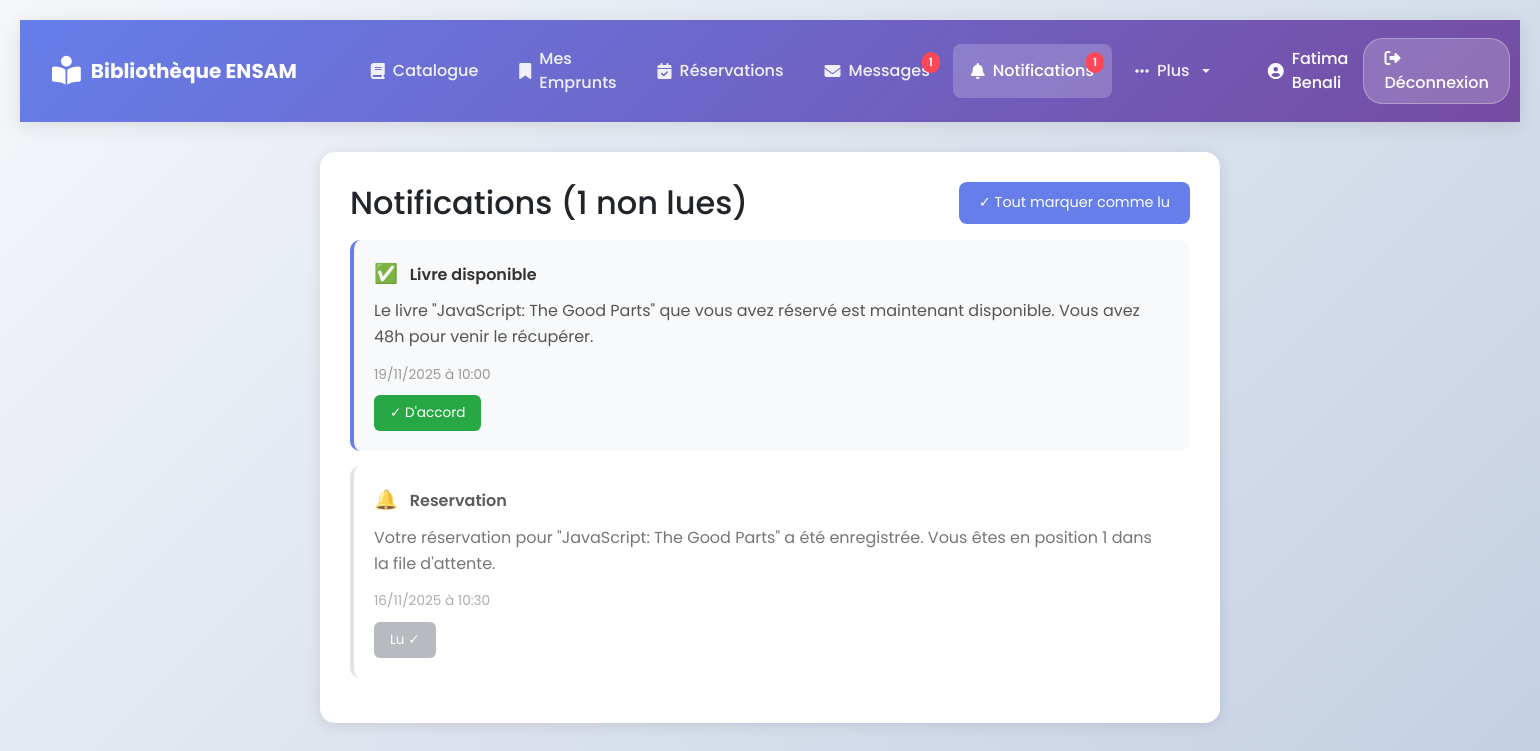
Screenshot of /views/etudiant/notifications.php (signed in) with the database file from the repository.
### tables this page shows
CREATE TABLE notification (
  id_notification INT AUTO_INCREMENT PRIMARY KEY,
  id_etudiant INT NOT NULL,
  id_admin INT,
  type ENUM('rappel_retour', 'alerte_retard', 'livre_disponible', 'compte_bloque', 'information', 'demande_emprunt', 'reservation') NOT NULL,
  message TEXT NOT NULL,
  date_envoi DATETIME DEFAULT CURRENT_TIMESTAMP,
  lu BOOLEAN DEFAULT FALSE,
  FOREIGN KEY (id_etudiant) REFERENCES etudiant(id_etudiant) ON DELETE CASCADE,
  FOREIGN KEY (id_admin) REFERENCES admin(id_admin) ON DELETE SET NULL
);

### views/etudiant/notifications.php (the view, shortened to what this page needs)
<?php
require_once '../../config/config.php';
require_once '../../views/etudiant/nav-etudiant.php';
$id_etudiant = $_SESSION['user_id'];
$stmt_notifications = $pdo->prepare("
    SELECT * FROM notification
    WHERE id_etudiant = ?
    ORDER BY date_envoi DESC
");
$stmt_notifications->execute([$id_etudiant]);
$notifications = $stmt_notifications->fetchAll(PDO::FETCH_ASSOC);
$stmt_count = $pdo->prepare("
    SELECT COUNT(*) as count FROM notification
    WHERE id_etudiant = ? AND lu = FALSE
");
$stmt_count->execute([$id_etudiant]);
$count_non_lues = $stmt_count->fetch(PDO::FETCH_ASSOC)['count'];
?>
<!DOCTYPE html>
<html lang="fr">
<head>
    <link href="https://cdn.jsdelivr.net/npm/bootstrap@5.3.0/dist/css/bootstrap.min.css" rel="stylesheet">
    <link rel="stylesheet" href="https://cdnjs.cloudflare.com/ajax/libs/font-awesome/6.4.0/css/all.min.css">
    <link rel="stylesheet" href="../../assets/css/etudiant/notifications.css">
</head>
<body>
<div class="panel">
    <div class="d-flex justify-content-between align-items-center mb-3">
        <h2 class="mb-0">Notifications (<?php echo $count_non_lues; ?> non lues)</h2>
        <?php if ($count_non_lues > 0): ?>
            <form method="POST" class="d-inline">
                <button type="submit" class="btn-mark-all">
                    ✓ Tout marquer comme lu
                </button>
            </form>
        <?php endif; ?>
    </div>
    <?php if (count($notifications) > 0): ?>
        <?php foreach ($notifications as $notif):
            $read_class = $notif['lu'] ? 'read' : '';
            $icon = '🔔';
            switch ($notif['type']) {
                case 'livre_disponible':
                    $icon = '✅';
                    break;
            }
        ?>
            <div class="notification-card <?php echo $read_class; ?>">
                <div class="notif-header">
                    <span>
                        <span class="notif-icon"><?php echo $icon; ?></span>
                        <?php echo ucfirst(str_replace('_', ' ', $notif['type'])); ?>
                    </span>
                </div>
                <p class="notif-text"><?php echo nl2br(htmlspecialchars($notif['message'])); ?></p>
                <span class="notif-time">
                    <?php
                        $date = strtotime($notif['date_envoi']);
                        $now = time();
                        $diff = $now - $date;
                        if ($diff < 3600) {
                            echo "Il y a " . floor($diff / 60) . " minutes";
                        } elseif ($diff < 86400) {
                            echo "Il y a " . floor($diff / 3600) . " heures";
                        } elseif ($diff < 172800) {
                            echo "Hier à " . date('H:i', $date);
                        } else {
                            echo date('d/m/Y à H:i', $date);
                        }
                    ?>
                </span>
                <?php if (!$notif['lu']): ?>
                    <form method="POST" class="d-inline">
                        <button type="submit" class="btn-read">✓ D'accord</button>
                    </form>
                <?php else: ?>
                    <button class="btn-read" disabled>Lu ✓</button>
                <?php endif; ?>
            </div>
        <?php endforeach; ?>
    <?php endif; ?>
</div>
</body>
</html>

### assets/css/etudiant/notifications.css (style rules this page uses)
* { font-family: 'Poppins', sans-serif; }
body { background: linear-gradient(135deg, #f5f7fa 0%, #c3cfe2 100%); min-height: 100vh; padding: 20px; }
.panel { max-width: 900px; margin: 30px auto; background: white; border-radius: 15px; padding: 30px; box-shadow: 0 2px 15px rgba(0,0,0,0.1); }
.btn-mark-all { background: #667eea; color: white; border: none; padding: 10px 20px; border-radius: 8px; font-size: 0.9rem; transition: background 0.3s; cursor: pointer; }
.notification-card { background: #f8f9fa; border-left: 4px solid #667eea; padding: 20px; margin-bottom: 15px; border-radius: 10px; transition: all 0.3s; }
.notification-card.read { background: white; border-left-color: #ddd; opacity: 0.8; }
.notif-header { font-weight: 600; color: #333; margin-bottom: 10px; display: flex; justify-content: space-between; align-items: center; }
.notif-icon { font-size: 1.2rem; margin-right: 8px; }
.notif-text { color: #555; margin-bottom: 15px; line-height: 1.6; }
.notif-time { color: #999; font-size: 0.85rem; display: block; margin-bottom: 10px; }
.btn-read { background: #28a745; color: white; border: none; padding: 8px 16px; border-radius: 6px; font-size: 0.85rem; cursor: pointer; transition: background 0.3s; }
.btn-read:disabled { background: #6c757d; cursor: not-allowed; opacity: 0.6; }

### rows the page displays
notification: type "✅", type "Livre disponible", message "Le livre \"JavaScript: The Good Parts\" que vous avez réservé est maintenant disponible. Vous avez 48h pour venir le récupérer.", date_envoi "19/11/2025 à 10:00"
notification: icon "🔔", type "Reservation", message "Votre réservation pour \"JavaScript: The Good Parts\" a été enregistrée. Vous êtes en position 1 dans la file d'attente.", date_envoi "16/11/2025 à 10:30", lu "Lu ✓"

### other values shown
$nb_messages_non_lus "1"
$nb_notifications_non_lues "1"
$_SESSION['user_prenom'] . ' ' . $_SESSION['user_nom'] "Fatima Benali"
$count_non_lues "1"
